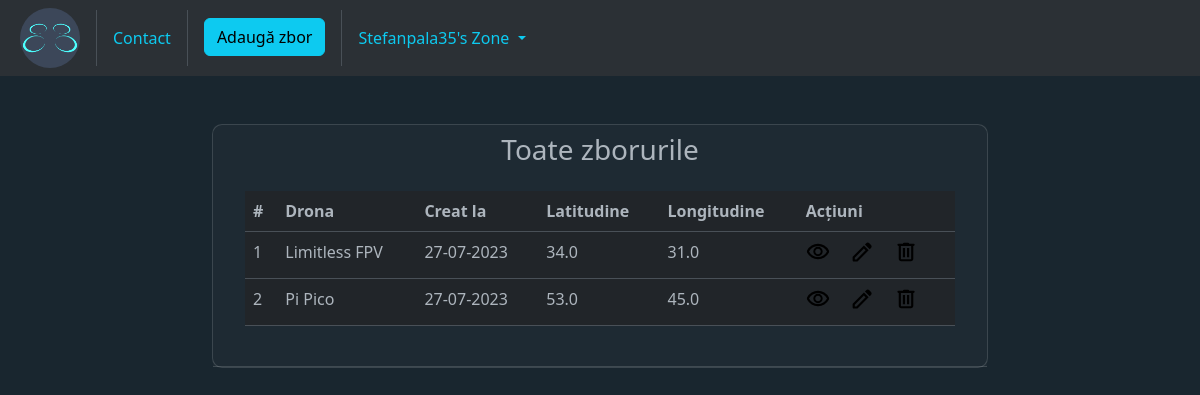
Screenshot of /MyZone/flight_list/ (signed in) with the database file from the repository.
### home/models.py (models this page shows, shortened)
class Operator(AbstractUser):
	caa_code = models.CharField(verbose_name='CAA Code', max_length=40, unique=True, null=True)
	file1 = models.FileField(verbose_name='Certificat A1/A3', null=True, blank=True, upload_to='static/certificates/')
	file2 = models.FileField(verbose_name='Certificat A2', null=True, blank=True, upload_to='static/certificates/')

class FlightLog(models.Model):
	operator = models.ForeignKey(Operator, on_delete=models.CASCADE)  # CAA.ro code
	aircraft = models.ForeignKey(Aircraft, on_delete=models.CASCADE)  # aircraft name
	longitude = models.FloatField(null=True, blank=True)  # location
	latitude = models.FloatField(null=True, blank=True)  # location
	details = models.TextField(null=True, blank=True)  # mission - photo, video, recon, job
	batteries_flown = models.IntegerField(default=1)
	created_at = models.DateTimeField(auto_now_add=True)
	updated_at = models.DateTimeField(auto_now=True)

class Aircraft(models.Model):
	name = models.CharField(max_length=40)
	owner = models.ForeignKey(Operator, on_delete=models.CASCADE)
	def __str__(self):
		return self.name

### home/views.py (the view)
# urls.py: path('MyZone/flight_list/', views.FlightListView.as_view(), name='list-of-flights'),
class FlightListView(LoginRequiredMixin, ListView):
	template_name = 'home/list_of_flights.html'
	model = FlightLog
	context_object_name = "all_flights"
	success_message = 'Flight log has been added'
	def get_context_data(self, **kwargs):
		context = super().get_context_data(**kwargs)
		now = datetime.datetime.now()
		context['current_date'] = now
		return context
	def get_queryset(self):
		return FlightLog.objects.filter(operator=self.request.user)

### templates/home/list_of_flights.html (shortened to what this page needs)
{% extends 'base.html' %}
{% block content %}
    {% load static %}
    <div class="container-fluid" data-bs-theme="dark">
        <div class="row">
            <div class="col-md-8 offset-md-2">
                <div class="card">
                    <div class="card-header">
                        <h3 class="text-center">Toate zborurile</h3>
                        <div class="card-body col-md-12">
                            <table class="table table-hover">
                                <thead>
                                <th>#</th>
                                <th>Drona</th>
                                <th>Creat la</th>
                                <th>Latitudine</th>
                                <th>Longitudine</th>
                                <th>Acțiuni</th>
                                </thead>
                                <tbody>
                                {% for flight in all_flights %}
                                    <tr>
                                        <td>{{ forloop.counter }}</td>
                                        <td>{{ flight.aircraft }}</td>
                                        <td>{{ flight.created_at|date:'d-m-Y' }}</td>
                                        <td>{{ flight.latitude }}</td>
                                        <td>{{ flight.longitude }}</td>
                                        <td>
                                                    <a class="icon-link"
                                                       href="{% url 'flight-details' flight.id %}">
                                                    </a>
                                                    <a class="icon-link mx-3"
                                                       href="{% url 'update-flight' flight.id %}">
                                                    </a>
                                                    <a class="icon-link"
                                                       href="{% url 'delete-flight' flight.id %}">
                                                    </a>
                                        </td>
                                    </tr>
                                {% endfor %}
                                </tbody>
                            </table>
                        </div>
                    </div>
                </div>
            </div>
        </div>
    </div>
{% endblock %}

### templates/navbar.html (shortened to what this page needs)
<nav class="navbar navbar-expand-lg bg-body-tertiary" data-bs-theme="dark">
    {% load static %}
    <div class="container-fluid">
        <a href="{% url 'homepage' %}">
            <img src="{% static 'images/LOGO256p-01.png' %}" alt="logo" width="60"
                 class="img-fluid rounded-circle mx-2">
        </a>
        <div class="collapse navbar-collapse" id="navbarSupportedContent">
            <ul class="navbar-nav me-auto mb-2 mb-lg-0">
                <li class="nav-item">
                    <a class="nav-link text-info btn btn-secondary m-2" href="{% url 'contact' %}">Contact</a>
                </li>
                <div class="d-flex flex-row">
                    {% if user.is_authenticated %}
                        <li class="nav-item">
                            <a href="{% url 'flight-add' %}" class="btn btn-info m-2 mx-3">Adaugă zbor</a>
                        </li>
                        <li class="nav-item dropdown">
                            <a class="nav-link dropdown-toggle btn btn-secondary text-info m-2" href="#" role="button"
                               data-bs-toggle="dropdown"
                               aria-expanded="false">
                                {{ user.username.title }}'s Zone
                            </a>
                        </li>
                    {% else %}
                        <div class="nav-item p-2 mx-2">
                            <a class="btn btn-info" href="{% url 'my-zone' %}">MyZone</a>
                        </div>
                    {% endif %}
                </div>
            </ul>
        </div>
    </div>
</nav>

### static/css/stylesheet.css (style rules this page uses)
.card { border-radius: 10px; background-color: #19262f; transition: box-shadow 0.3s ease-in-out; }

### templates/base.html (style rules this page uses)
body { background-color: #19262f !important; }

### rows the page displays
Operator: username "Stefanpala35"
FlightLog: aircraft "Limitless FPV", created_at "27-07-2023", latitude "34.0", longitude "31.0"
FlightLog: aircraft "Pi Pico", created_at "27-07-2023", latitude "53.0", longitude "45.0"
